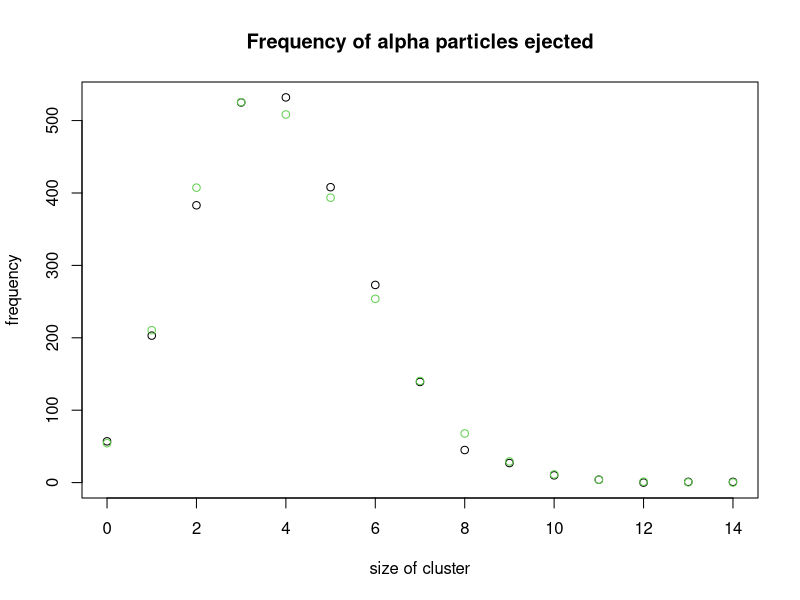
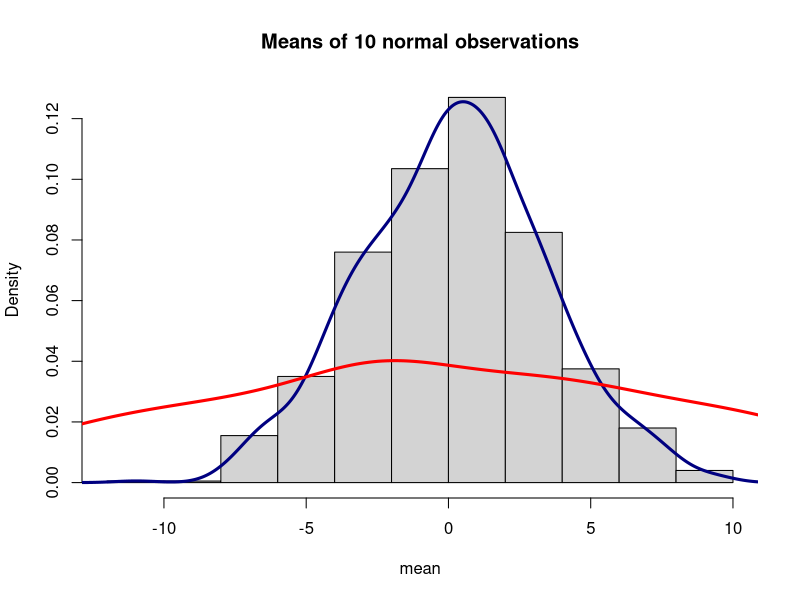
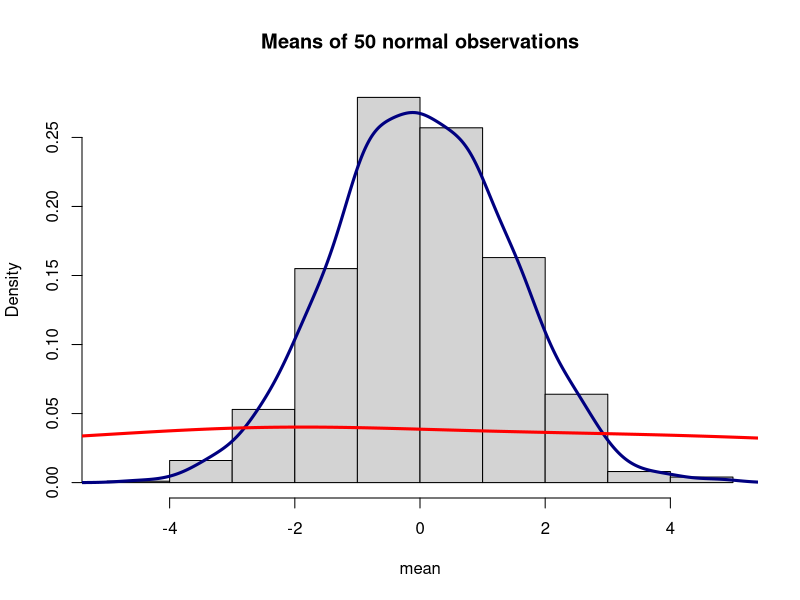
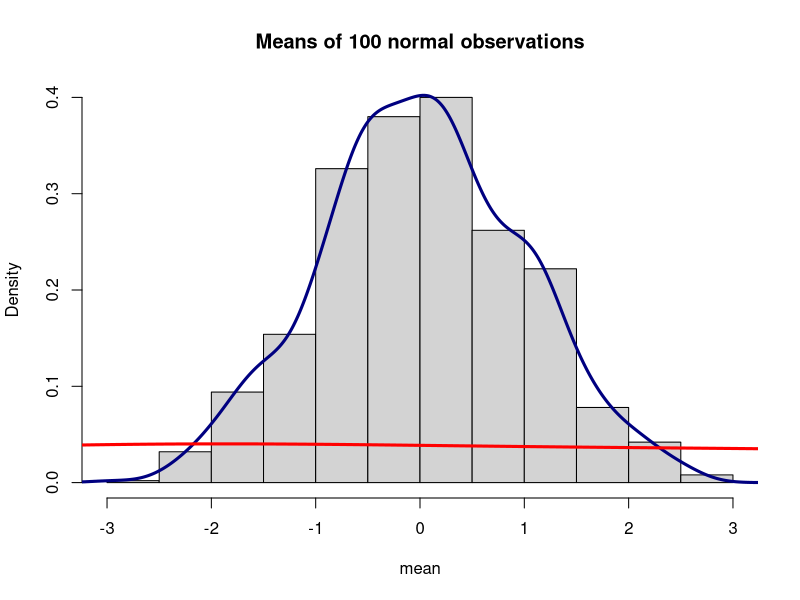
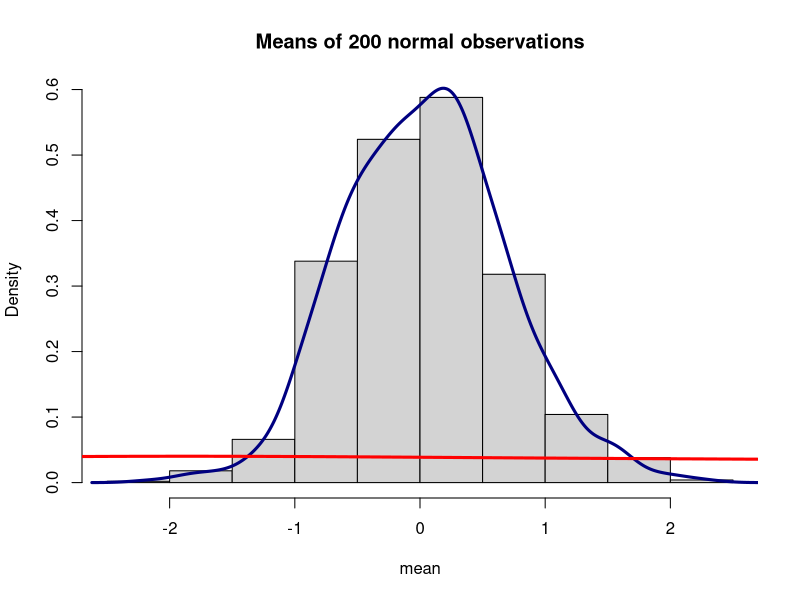
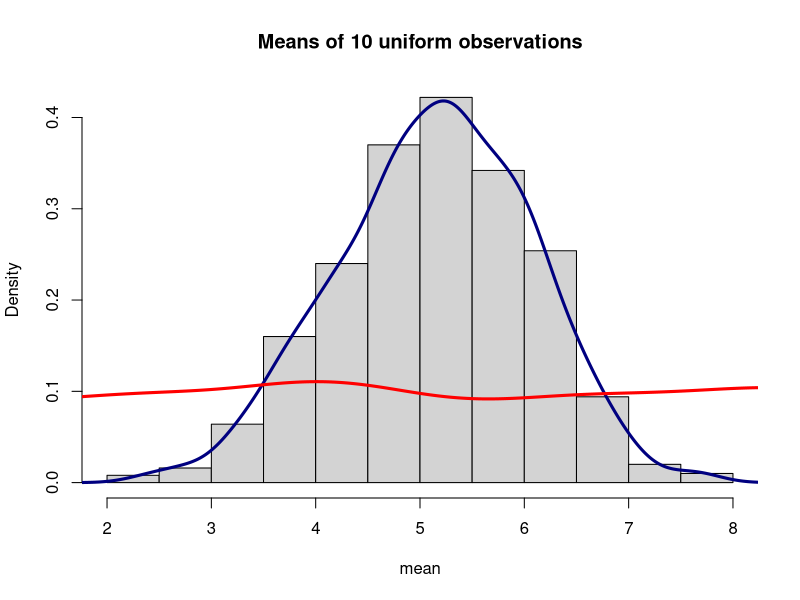
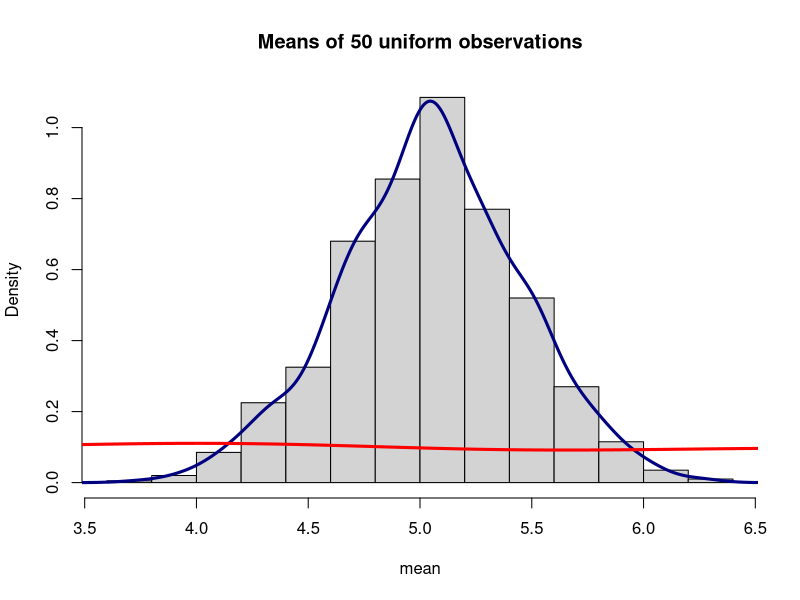
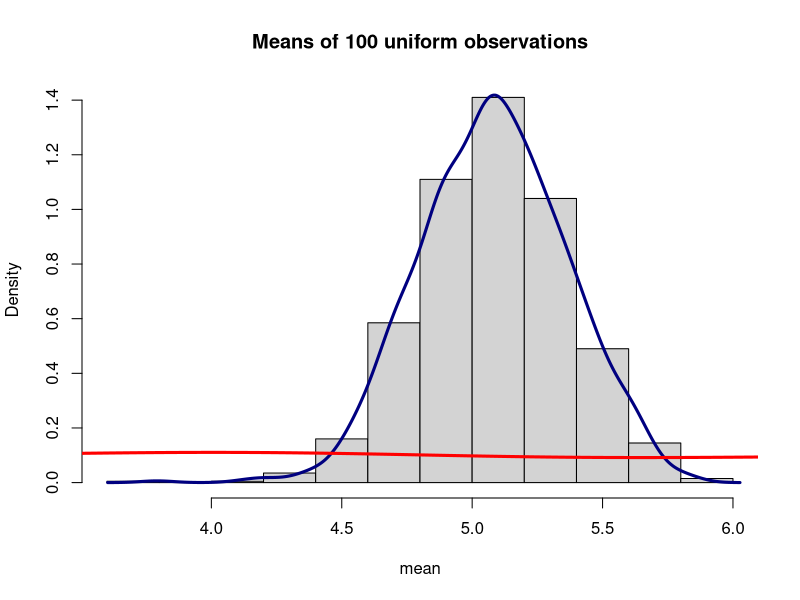

The R script that drew these images, in order:
## ---- chunk 1
library(knitr)
library(markdown)
library(rmarkdown)
## ---- chunk 2
xrf<-c(85.1, 81.4, 77.1, 84.5, 87.9, 83.2, 86.6, 83.9, 81.1, 80.8)
icp<-c(87.4, 90.1, 86.2, 89.2, 88.4, 82.9, 81.9, 87.4, 82.1, 80.6)

data.1<-cbind(xrf,icp)
data.2<-rbind(xrf,icp)
data.1
kable(data.2, 'html')
sd_icp<-sd(icp)
sd_xrf<-sd(xrf)
mean_icp<-mean(icp)
mean_xrf<-mean(xrf)
mse<-((9*(sd_xrf)^2)+(9*(sd_icp)^2))/(18)
tstat1<-(mean_xrf-mean_icp)/(sqrt(mse)*(sqrt((1/10)+(1/10))))
a<-t.test(xrf,icp,var.equal=TRUE)#pooled varience
tstat1p<-a[[3]]
mean_diff<-mean(xrf-icp)
sd_diff<-sd(xrf-icp)
n<-10
tstat2<-mean_diff*sqrt(n)/sd_diff
b<-t.test(xrf,icp,paired=TRUE)#paired t test
tstat2p<-b[[3]]
## ---- chunk 3
Num<-c(0:14)
freq<-c(57,203,383,525,532,408,273,139,45,27,10,4,0,1,1)
gold<-cbind(Num,freq)
gold2<-rbind(Num,freq)
gold2
## ---- chunk 4
kable(gold2)
## ---- chunk 5
particles<-Num*freq
total_particles<-sum(particles)
total_obs<-sum(freq)
weighted_mean<-signif(total_particles/total_obs,3)
## ---- chunk 6
plotpois<-cbind(Num,dpois(Num,weighted_mean))
weight<-freq[[1]]/plotpois[1,2]
plotpois[,2]<-total_obs*plotpois[,2]
plot(gold,main="Frequency of alpha particles ejected",ylab="frequency",xlab="size of cluster")
points(plotpois,col=3)
## ---- chunk 7
set.seed(292015)
r.10<-rnorm(10)
r.100<-rnorm(100)
r.1000<-rnorm(1000)
obs<-c(10,100,1000)
mean.10<-mean(r.10)
mean.100<-mean(r.100)
mean.1000<-mean(r.1000)
allmeans<-c(mean.10,mean.100,mean.1000)
std<-c(sd(r.10),sd(r.100),sd(r.1000))
table.3<-rbind(allmeans,std)
colnames(table.3)<-c(10,100,1000)
table.3
## ---- chunk 8
set.seed(2102015)
dataset<-rnorm(1000,0,10)
sample_means<-data.frame()
for (i in 1:1000){
    s.10<-mean(sample(dataset,10))
    s.50<-mean(sample(dataset,50))
    s.100<-mean(sample(dataset,100))
    s.200<-mean(sample(dataset,200))
    s.all<-c(s.10,s.50,s.100,s.200)
    sample_means<-rbind(sample_means,s.all)
}
colnames(sample_means)<-c("10","50","100","200")
var_sx<-matrix(c(var(sample_means[,1]),var(sample_means[,2]),var(sample_means[,3]),var(sample_means[,4])),nrow=1,ncol=4)
colnames(var_sx)<-c("10","50","100","200")
var_sx

#plots
#10 observations
hist(sample_means[,1],freq=F,main="Means of 10 normal observations",xlab="mean")
lines(density(sample_means[,1]),col="navy",lwd=3)
lines(density(dataset),col="red",lwd=3)
## ---- chunk 9
#50 observations
hist(sample_means[,2],freq=F,main="Means of 50 normal observations",xlab="mean")
lines(density(sample_means[,2]),col="navy",lwd=3)
lines(density(dataset),col="red",lwd=3)
#100 observations
hist(sample_means[,3],freq=F,main="Means of 100 normal observations",xlab="mean")
lines(density(sample_means[,3]),col="navy",lwd=3)
lines(density(dataset),col="red",lwd=3)
#200 observations
hist(sample_means[,4],freq=F,main="Means of 200 normal observations",xlab="mean")
lines(density(sample_means[,4]),col="navy",lwd=3)
lines(density(dataset),col="red",lwd=3)
## ---- chunk 10
set.seed(2102015)
dataset<-runif(1000,0,10)
sample_means<-data.frame()
for (i in 1:1000){
    s.10<-mean(sample(dataset,10)) 
    s.50<-mean(sample(dataset,50))
    s.100<-mean(sample(dataset,100))
    s.200<-mean(sample(dataset,200))
    s.all<-c(s.10,s.50,s.100,s.200)
    sample_means<-rbind(sample_means,s.all)
}
colnames(sample_means)<-c("10","50","100","200")

var
#10 observations
hist(sample_means[,1],freq=F,main="Means of 10 uniform observations",xlab="mean")
lines(density(sample_means[,1]),col="navy",lwd=3)
lines(density(dataset),col="red",lwd=3)
#50 observations
hist(sample_means[,2],freq=F,main="Means of 50 uniform observations",xlab="mean")
lines(density(sample_means[,2]),col="navy",lwd=3)
lines(density(dataset),col="red",lwd=3)
#100 observations
hist(sample_means[,3],freq=F,main="Means of 100 uniform observations",xlab="mean")
lines(density(sample_means[,3]),col="navy",lwd=3)
lines(density(dataset),col="red",lwd=3)
## ---- chunk 11
#200 observations
hist(sample_means[,4],freq=F,main="Means of 200 uniform observations",xlab="mean")
lines(density(sample_means[,4]),col="navy",lwd=3)
lines(density(dataset),col="red",lwd=3)
## ---- chunk 12
P.3<-0.07*0.07*0.07
P.3
## ---- chunk 13
P.0<-.93*.93*.93
P.0
## ---- chunk 14
P.1<-.07*.93*.93*3
P.1
## ---- chunk 15
P.2<-.07*.07*.93*3
P.2
## ---- chunk 16
P.total<-P.0+P.1+P.2+P.3
P.total
## ---- chunk 17
P.both<-(1-P.0)*(1-P.0)
P.both
